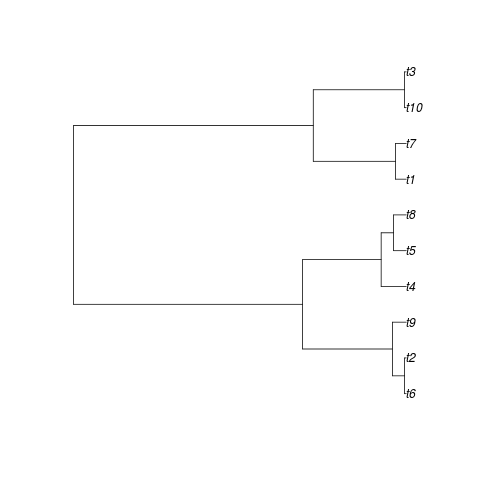

Generate this figure with R:
rm(list=ls());
library(ape);
library(coalescentMCMC);

png(filename="CreateRandomCoalescentTreeConstantSizeSim.png")
sim.coalescent(
	n = 3, 
	TIME = 30, 
	growth.rate = NULL, 
	N.0 = 20, 
	N.final = 20,
	col.lin = "grey", 
	col.coal = "black", 
	pch = NULL
)
dev.off()

phy_rcoal <- rcoal(10)
plot(phy_rcoal)

png(filename="CreateRandomCoalescentTreeConstantSize.png")
plot(phy_rcoal)
dev.off()